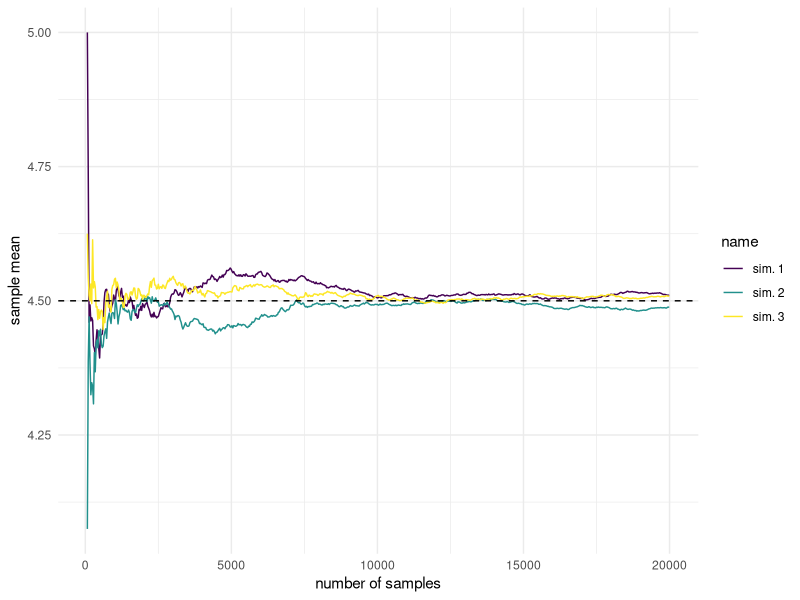
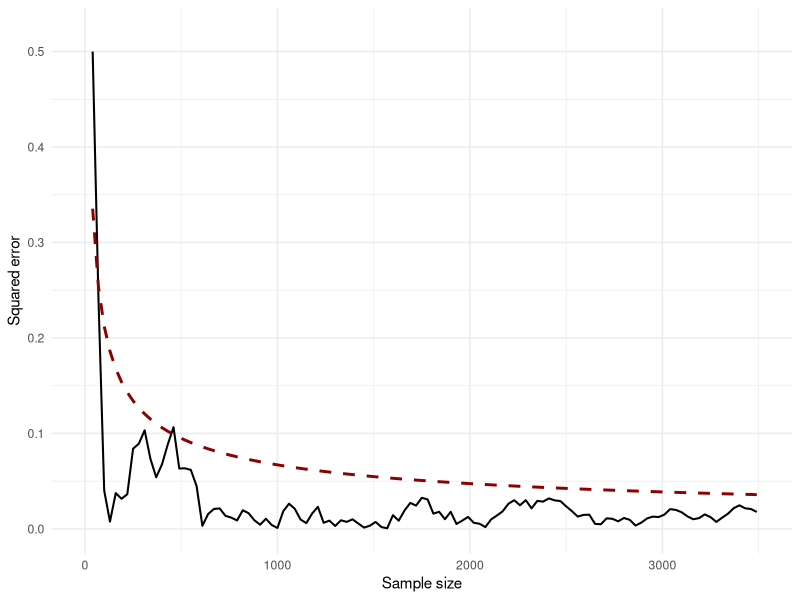
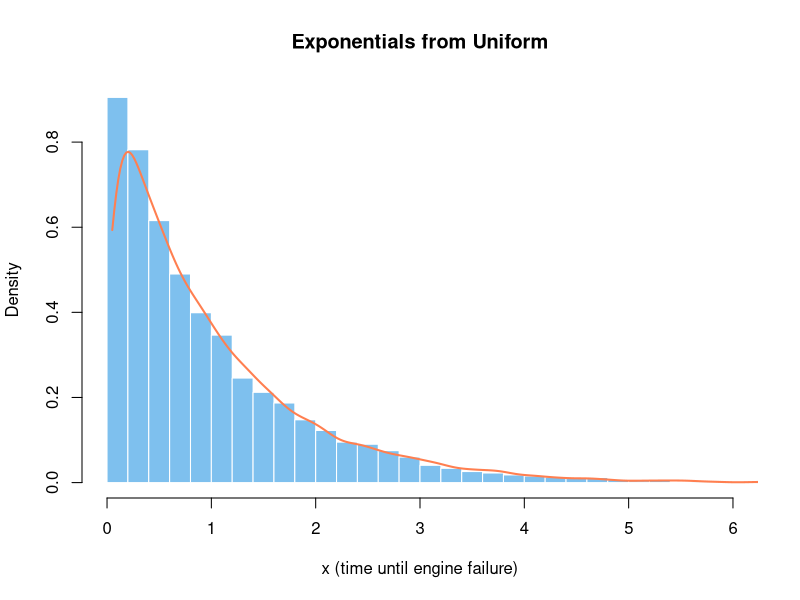

Source code (R) for these figures, in order:
## ---- chunk 1
#| message: false
#| warning: false

library(tidyverse)
set.seed(137) 
nr_sim_pois <- 100000
lln_pois <- replicate(n = 3, {
    pois_sim <- rpois(nr_sim_pois, 4.5)
    seq(10, nr_sim_pois, 30) |> 
    sapply(\(x) pois_sim[1:x] |> mean())
}) |> data.frame() |> tibble()
## ---- chunk 2
#| code-fold: true
#| code-summary: Show visualization code
#| fig-cap: Notice the fluctuations at around n = 5000. This should not be unexpected, even when sampling from the true distribution

lln_pois |>
    mutate(nr_samples = 10 + row_number() * 30) |> 
    pivot_longer(cols = c("X1", "X2", "X3")) |> 
    mutate(name = case_when(
        name == "X1" ~ "sim. 1",
        name == "X2" ~ "sim. 2",
        name == "X3" ~ "sim. 3"
    )) |>
    filter(nr_samples > 60 & nr_samples < 20000) |>
    ggplot(aes(x = nr_samples, y = value, col = name)) + 
    geom_line() + 
    geom_hline(yintercept = 4.5, lty = "dashed") + 
    scale_color_viridis_d() +
    labs(x = "number of samples", y = "sample mean") + 
    theme_minimal()
## ---- chunk 3
#| code-fold: true
#| code-summary: Show code for squared error drop
#| fig-cap: We can compare the expected squared error curve vs the one we get in simulation. In practice, we care not only the asymptotic behavior, but how fast the average converges.
#| warning: false
#| message: false

lln_pois |> select(X1) |>
    mutate(nr_samples = 10 + (row_number() - 1) * 30) |> 
    filter(nr_samples >= 10 & nr_samples < 10000) |>
    mutate(
        theoretical = sqrt(4.5) / sqrt(nr_samples),
        simulated = sqrt((4.5 - X1)^2)
    ) |>
    ggplot() +
    geom_line(
        aes(x = nr_samples, y = simulated), 
        ol="grey70", linewidth = 0.7) +
    geom_line(
        aes(x = nr_samples, y = theoretical), 
        lty="dashed", col="darkred", linewidth = 1) +
    scale_color_viridis_d() +
    lims(x = c(0, 3500), y = c(0, 0.52)) +
    labs(x = "Sample size", y = "Squared error") +
    theme_minimal()
## ---- chunk 4
#| fig-cap: The red line is the kernel density estimation from R's rexp function
#| code-fold: true

-log(runif(1e4)) |> 
    hist(
        col = "skyblue2", border = "white", breaks = 50,
        freq = FALSE, main = "Exponentials from Uniform", 
        xlab = "x (time until engine failure)",
        xlim = c(0, 6)
    )
rexp(1e4) |> density(from = 0.05) |> 
    lines(col = "coral", lwd = 2, xlim = c(0.02, 6)) 
